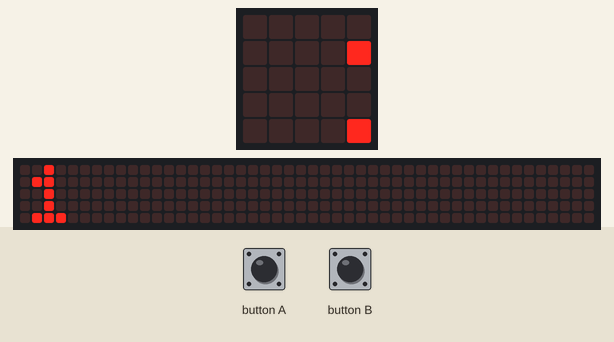
Recording of a program running on a simulated BBC micro:bit running MicroPython. Shown: the board's 5×5 LED display, a strip that is not on the board, showing the scrolling text unrolled. The 48×5 strip is a reading aid, not a part: it shows the text the display is scrolling, unrolled, one strip-width of it at a time.

Above: at 0.22 s.
At 0.82 s:
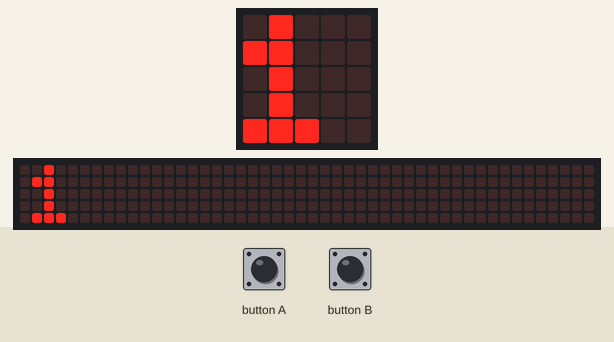
At 1.35 s:
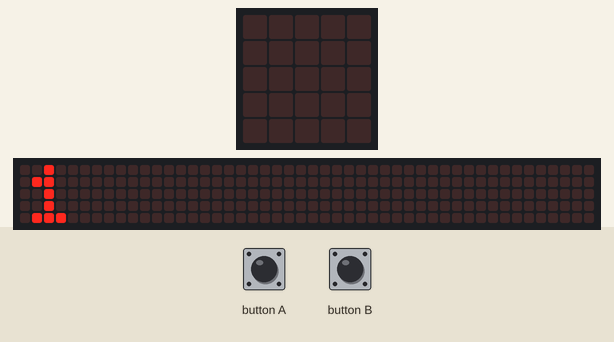
At 2.02 s:
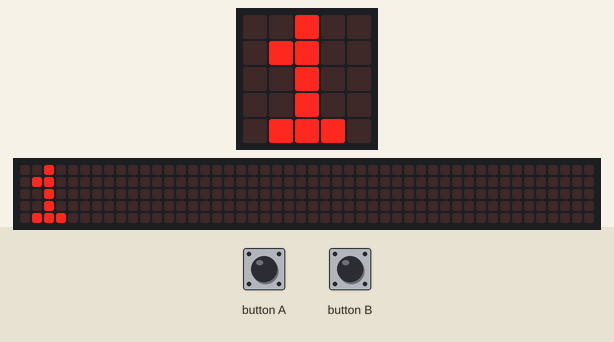
At 2.8 s:
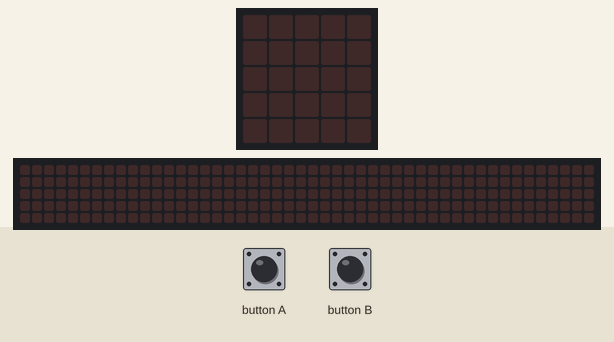
At 4.07 s:
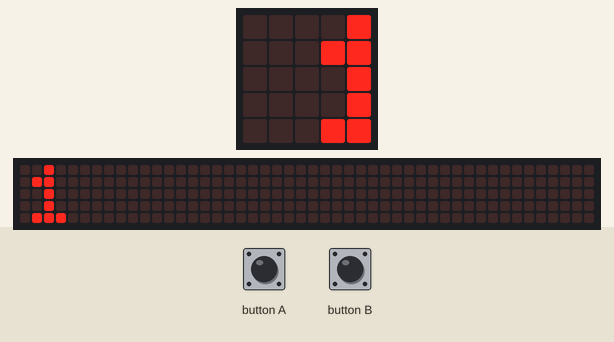

The program:

p3.py
```python
from microbit import *
seconds = 0
while True:
    if button_a.is_pressed:
        if seconds < 20:
            seconds += 1
            display.scroll(seconds)
    if button_b.is_pressed:
        for i in range (seconds):
            display.scroll(seconds)
            sleep(1000)
            seconds -= 1
        display.show(Image.NO)
```

Measured:
- by itself, everything shown: repeats every 3.7 s, in 18 steps
- what the display in image 4 shows lasts 1.0 s, from 2.7 s to 3.7 s
